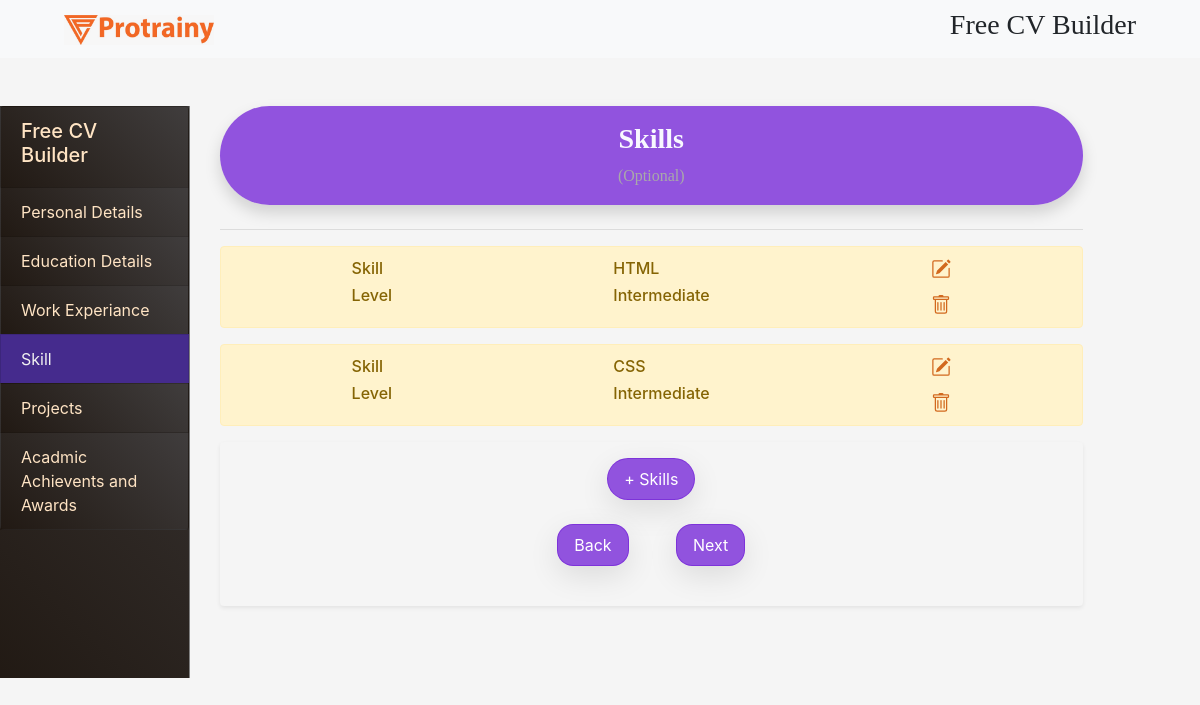
The page /skills on the database as committed earlier.
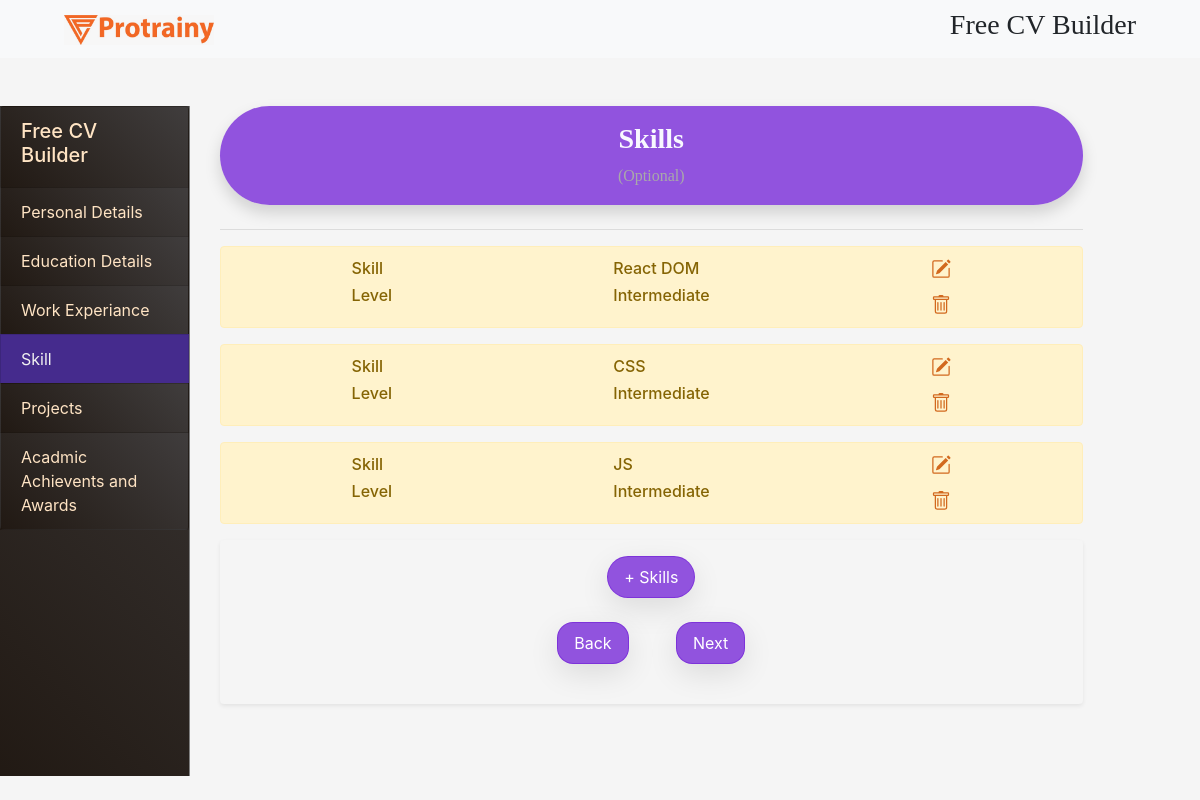
The same page on the database as committed later.
### resume_maker/models.py (models this page shows, shortened)
class SkillSet(models.Model):
    levels = [
        ('Beginner','Beginner'),
        ('Intermediate','Intermediate'),
        ('Advanced','Advanced')
    ]
    person = models.ForeignKey(Person,on_delete=models.CASCADE)
    skill = models.CharField(max_length=25)
    experience = models.CharField(choices = levels,max_length = 25)

### resume_maker/views.py (the view)
# urls.py: path('skills',views.skill),
def skill(request,id = None):
    show = True
    person = Person.objects.last()
    skills = SkillSet.objects.filter(person = person)
    if request.method == "POST":
        next = True
        form = SkillsForm(request.POST)
        if form.is_valid():
            cd = form.cleaned_data
            skill = cd.get('skill')
            exp = cd.get('experience')
            show = True
            data = SkillSet(skill = skill,experience = exp,person = person)
            temp = SkillSet.objects.filter(skill = skill,experience = exp,person = person)
            if temp.exists():
                temp.update(skill = skill,experience = exp,person = person)
            else:
                data.save()
            form = SkillsForm()
            return render(request,"skillset.html",{'next':next,"skill":form,"data":skills,"show":show})
    else:
        form = SkillsForm()
        next = False
    return render(request,"skillset.html", { 'next':next,"skill": form,"show":show,"data":skills})

### templates/skillset.html (shortened to what the changed rows need)
{% extends "getinput.html" %}
{% load crispy_forms_tags %}
{% block content %}
    <main class="row">
        <section class="col-md-9 my-4 col-sm-12">
            <div class="container">
                {% with count=1 %}
                    {% for i in data %}
                        <div id="del{{ forloop.counter }}">
                            <div class="alert alert-warning" role="alert">
                                <div class="d-flex justify-content-around flex-wrap ">
                                    <div class="d-flex flex-column flex-wrap ">
                                        <h6 class="text-capitalize">Skill</h6>
                                        <h6 class="text-capitalize">Level</h6>
                                    </div>
                                    <div class="d-flex flex-column  flex-wrap ">
                                        <h6 class="text-capitalize">{{ i.skill }}</h6>
                                        <h6 class="text-capitalize">{{ i.experience }}</h6>
                                    </div>
                                    <div class="d-flex flex-column flex-wrap " style="max-width: 200px">
                                        <svg data-toggle="modal" data-target="#exampleModalCenter{{ forloop.counter }}"
                                             xmlns="http://www.w3.org/2000/svg" width="20" height="20"
                                             fill="currentColor"
                                             class="bi bi-pencil-square " viewBox="0 0 16 16">
                                            <path d="M15.502 1.94a.5.5 0 0 1 0 .706L14.459 3.69l-2-2L13.502.646a.5.5 0 0 1 .707 0l1.293 1.293zm-1.75 2.456l-2-2L4.939 9.21a.5.5 0 0 0-.121.196l-.805 2.414a.25.25 0 0 0 .316.316l2.414-.805a.5.5 0 0 0 .196-.12l6.813-6.814z"/>
                                            <path fill-rule="evenodd"
                                                  d="M1 13.5A1.5 1.5 0 0 0 2.5 15h11a1.5 1.5 0 0 0 1.5-1.5v-6a.5.5 0 0 0-1 0v6a.5.5 0 0 1-.5.5h-11a.5.5 0 0 1-.5-.5v-11a.5.5 0 0 1 .5-.5H9a.5.5 0 0 0 0-1H2.5A1.5 1.5 0 0 0 1 2.5v11z"/>
                                        </svg>
                                        <a href="/skills/{{ i.id }}">
                                        </a>
                                    </div>
                                </div>
                            </div>
                        </div>
                    {% endfor %}
                {% endwith %}
            </div>
        </section>
    </main>
{% endblock %}

Rows that differ between the two databases and show on the page:
no longer on this page (row unchanged): SkillSet: skill "HTML", experience "Intermediate"
added SkillSet: skill "React DOM", experience "Intermediate"
added SkillSet: skill "JS", experience "Intermediate"
